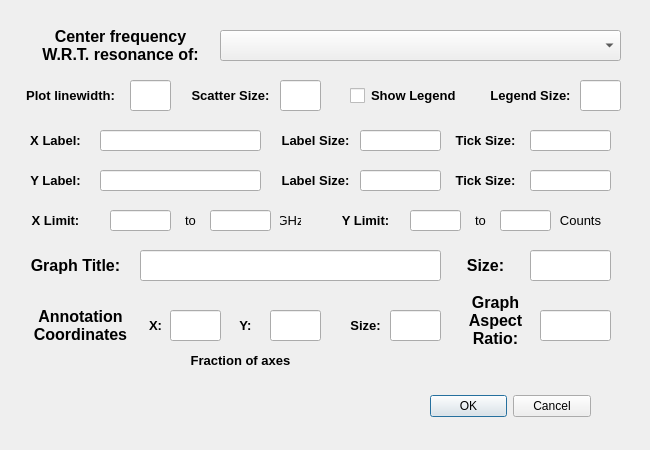
<?xml version="1.0" encoding="UTF-8"?>
<ui version="4.0">
 <class>Dialog</class>
 <widget class="QDialog" name="Dialog">
  <property name="geometry">
   <rect>
    <x>0</x>
    <y>0</y>
    <width>650</width>
    <height>450</height>
   </rect>
  </property>
  <property name="minimumSize">
   <size>
    <width>650</width>
    <height>400</height>
   </size>
  </property>
  <property name="windowTitle">
   <string>Edit Fit Parameters</string>
  </property>
  <widget class="QDialogButtonBox" name="buttonBox">
   <property name="geometry">
    <rect>
     <x>430</x>
     <y>390</y>
     <width>161</width>
     <height>32</height>
    </rect>
   </property>
   <property name="orientation">
    <enum>Qt::Horizontal</enum>
   </property>
   <property name="standardButtons">
    <set>QDialogButtonBox::Cancel|QDialogButtonBox::Ok</set>
   </property>
  </widget>
  <widget class="QLabel" name="label">
   <property name="geometry">
    <rect>
     <x>30</x>
     <y>20</y>
     <width>181</width>
     <height>51</height>
    </rect>
   </property>
   <property name="font">
    <font>
     <pointsize>12</pointsize>
     <weight>75</weight>
     <bold>true</bold>
    </font>
   </property>
   <property name="text">
    <string>Center frequency W.R.T. resonance of:</string>
   </property>
   <property name="alignment">
    <set>Qt::AlignCenter</set>
   </property>
   <property name="wordWrap">
    <bool>true</bool>
   </property>
  </widget>
  <widget class="QComboBox" name="comboBox_ListDataName">
   <property name="geometry">
    <rect>
     <x>220</x>
     <y>30</y>
     <width>401</width>
     <height>31</height>
    </rect>
   </property>
  </widget>
  <widget class="QLabel" name="label_2">
   <property name="geometry">
    <rect>
     <x>20</x>
     <y>80</y>
     <width>101</width>
     <height>31</height>
    </rect>
   </property>
   <property name="font">
    <font>
     <pointsize>10</pointsize>
     <weight>75</weight>
     <bold>true</bold>
    </font>
   </property>
   <property name="text">
    <string>Plot linewidth:</string>
   </property>
   <property name="alignment">
    <set>Qt::AlignCenter</set>
   </property>
   <property name="wordWrap">
    <bool>true</bool>
   </property>
  </widget>
  <widget class="QLineEdit" name="lineEdit_PlotLinewidth">
   <property name="geometry">
    <rect>
     <x>130</x>
     <y>80</y>
     <width>41</width>
     <height>31</height>
    </rect>
   </property>
   <property name="font">
    <font>
     <pointsize>10</pointsize>
    </font>
   </property>
   <property name="alignment">
    <set>Qt::AlignRight|Qt::AlignTrailing|Qt::AlignVCenter</set>
   </property>
  </widget>
  <widget class="QLabel" name="label_3">
   <property name="geometry">
    <rect>
     <x>180</x>
     <y>80</y>
     <width>101</width>
     <height>31</height>
    </rect>
   </property>
   <property name="font">
    <font>
     <pointsize>10</pointsize>
     <weight>75</weight>
     <bold>true</bold>
    </font>
   </property>
   <property name="text">
    <string>Scatter Size:</string>
   </property>
   <property name="alignment">
    <set>Qt::AlignCenter</set>
   </property>
   <property name="wordWrap">
    <bool>true</bool>
   </property>
  </widget>
  <widget class="QLineEdit" name="lineEdit_ScatterSize">
   <property name="geometry">
    <rect>
     <x>280</x>
     <y>80</y>
     <width>41</width>
     <height>31</height>
    </rect>
   </property>
   <property name="font">
    <font>
     <pointsize>10</pointsize>
    </font>
   </property>
   <property name="alignment">
    <set>Qt::AlignRight|Qt::AlignTrailing|Qt::AlignVCenter</set>
   </property>
  </widget>
  <widget class="QLineEdit" name="lineEdit_LegendSize">
   <property name="geometry">
    <rect>
     <x>580</x>
     <y>80</y>
     <width>41</width>
     <height>31</height>
    </rect>
   </property>
   <property name="font">
    <font>
     <pointsize>10</pointsize>
    </font>
   </property>
   <property name="alignment">
    <set>Qt::AlignRight|Qt::AlignTrailing|Qt::AlignVCenter</set>
   </property>
  </widget>
  <widget class="QCheckBox" name="checkBox_ShowLegend">
   <property name="geometry">
    <rect>
     <x>350</x>
     <y>70</y>
     <width>141</width>
     <height>51</height>
    </rect>
   </property>
   <property name="font">
    <font>
     <pointsize>10</pointsize>
     <weight>75</weight>
     <bold>true</bold>
    </font>
   </property>
   <property name="styleSheet">
    <string notr="true">QCheckBox::indicator {
     width: 15px;
     height: 15px;
}</string>
   </property>
   <property name="text">
    <string>Show Legend</string>
   </property>
   <property name="iconSize">
    <size>
     <width>20</width>
     <height>20</height>
    </size>
   </property>
  </widget>
  <widget class="QLabel" name="label_4">
   <property name="geometry">
    <rect>
     <x>480</x>
     <y>70</y>
     <width>101</width>
     <height>51</height>
    </rect>
   </property>
   <property name="font">
    <font>
     <pointsize>10</pointsize>
     <weight>75</weight>
     <bold>true</bold>
    </font>
   </property>
   <property name="text">
    <string>Legend Size:</string>
   </property>
   <property name="alignment">
    <set>Qt::AlignCenter</set>
   </property>
   <property name="wordWrap">
    <bool>true</bool>
   </property>
  </widget>
  <widget class="QLabel" name="label_5">
   <property name="geometry">
    <rect>
     <x>20</x>
     <y>130</y>
     <width>71</width>
     <height>21</height>
    </rect>
   </property>
   <property name="font">
    <font>
     <pointsize>10</pointsize>
     <weight>75</weight>
     <bold>true</bold>
    </font>
   </property>
   <property name="text">
    <string>X Label:</string>
   </property>
   <property name="alignment">
    <set>Qt::AlignCenter</set>
   </property>
   <property name="wordWrap">
    <bool>true</bool>
   </property>
  </widget>
  <widget class="QLineEdit" name="lineEdit_XLabel">
   <property name="geometry">
    <rect>
     <x>100</x>
     <y>130</y>
     <width>161</width>
     <height>21</height>
    </rect>
   </property>
   <property name="font">
    <font>
     <pointsize>10</pointsize>
    </font>
   </property>
   <property name="alignment">
    <set>Qt::AlignRight|Qt::AlignTrailing|Qt::AlignVCenter</set>
   </property>
  </widget>
  <widget class="QLabel" name="label_6">
   <property name="geometry">
    <rect>
     <x>270</x>
     <y>130</y>
     <width>91</width>
     <height>21</height>
    </rect>
   </property>
   <property name="font">
    <font>
     <pointsize>10</pointsize>
     <weight>75</weight>
     <bold>true</bold>
    </font>
   </property>
   <property name="text">
    <string>Label Size:</string>
   </property>
   <property name="alignment">
    <set>Qt::AlignCenter</set>
   </property>
   <property name="wordWrap">
    <bool>true</bool>
   </property>
  </widget>
  <widget class="QLineEdit" name="lineEdit_XLabelSize">
   <property name="geometry">
    <rect>
     <x>360</x>
     <y>130</y>
     <width>81</width>
     <height>21</height>
    </rect>
   </property>
   <property name="font">
    <font>
     <pointsize>10</pointsize>
    </font>
   </property>
   <property name="alignment">
    <set>Qt::AlignRight|Qt::AlignTrailing|Qt::AlignVCenter</set>
   </property>
  </widget>
  <widget class="QLabel" name="label_7">
   <property name="geometry">
    <rect>
     <x>450</x>
     <y>130</y>
     <width>71</width>
     <height>21</height>
    </rect>
   </property>
   <property name="font">
    <font>
     <pointsize>10</pointsize>
     <weight>75</weight>
     <bold>true</bold>
    </font>
   </property>
   <property name="text">
    <string>Tick Size:</string>
   </property>
   <property name="alignment">
    <set>Qt::AlignCenter</set>
   </property>
   <property name="wordWrap">
    <bool>true</bool>
   </property>
  </widget>
  <widget class="QLineEdit" name="lineEdit_XTickSize">
   <property name="geometry">
    <rect>
     <x>530</x>
     <y>130</y>
     <width>81</width>
     <height>21</height>
    </rect>
   </property>
   <property name="font">
    <font>
     <pointsize>10</pointsize>
    </font>
   </property>
   <property name="alignment">
    <set>Qt::AlignRight|Qt::AlignTrailing|Qt::AlignVCenter</set>
   </property>
  </widget>
  <widget class="QLabel" name="label_8">
   <property name="geometry">
    <rect>
     <x>270</x>
     <y>170</y>
     <width>91</width>
     <height>21</height>
    </rect>
   </property>
   <property name="font">
    <font>
     <pointsize>10</pointsize>
     <weight>75</weight>
     <bold>true</bold>
    </font>
   </property>
   <property name="text">
    <string>Label Size:</string>
   </property>
   <property name="alignment">
    <set>Qt::AlignCenter</set>
   </property>
   <property name="wordWrap">
    <bool>true</bool>
   </property>
  </widget>
  <widget class="QLabel" name="label_9">
   <property name="geometry">
    <rect>
     <x>20</x>
     <y>170</y>
     <width>71</width>
     <height>21</height>
    </rect>
   </property>
   <property name="font">
    <font>
     <pointsize>10</pointsize>
     <weight>75</weight>
     <bold>true</bold>
    </font>
   </property>
   <property name="text">
    <string>Y Label:</string>
   </property>
   <property name="alignment">
    <set>Qt::AlignCenter</set>
   </property>
   <property name="wordWrap">
    <bool>true</bool>
   </property>
  </widget>
  <widget class="QLineEdit" name="lineEdit_YLabel">
   <property name="geometry">
    <rect>
     <x>100</x>
     <y>170</y>
     <width>161</width>
     <height>21</height>
    </rect>
   </property>
   <property name="font">
    <font>
     <pointsize>10</pointsize>
    </font>
   </property>
   <property name="alignment">
    <set>Qt::AlignRight|Qt::AlignTrailing|Qt::AlignVCenter</set>
   </property>
  </widget>
  <widget class="QLineEdit" name="lineEdit_YLabelSize">
   <property name="geometry">
    <rect>
     <x>360</x>
     <y>170</y>
     <width>81</width>
     <height>21</height>
    </rect>
   </property>
   <property name="font">
    <font>
     <pointsize>10</pointsize>
    </font>
   </property>
   <property name="alignment">
    <set>Qt::AlignRight|Qt::AlignTrailing|Qt::AlignVCenter</set>
   </property>
  </widget>
  <widget class="QLabel" name="label_10">
   <property name="geometry">
    <rect>
     <x>450</x>
     <y>170</y>
     <width>71</width>
     <height>21</height>
    </rect>
   </property>
   <property name="font">
    <font>
     <pointsize>10</pointsize>
     <weight>75</weight>
     <bold>true</bold>
    </font>
   </property>
   <property name="text">
    <string>Tick Size:</string>
   </property>
   <property name="alignment">
    <set>Qt::AlignCenter</set>
   </property>
   <property name="wordWrap">
    <bool>true</bool>
   </property>
  </widget>
  <widget class="QLineEdit" name="lineEdit_YTickSize">
   <property name="geometry">
    <rect>
     <x>530</x>
     <y>170</y>
     <width>81</width>
     <height>21</height>
    </rect>
   </property>
   <property name="font">
    <font>
     <pointsize>10</pointsize>
    </font>
   </property>
   <property name="alignment">
    <set>Qt::AlignRight|Qt::AlignTrailing|Qt::AlignVCenter</set>
   </property>
  </widget>
  <widget class="QLabel" name="label_11">
   <property name="geometry">
    <rect>
     <x>20</x>
     <y>250</y>
     <width>111</width>
     <height>31</height>
    </rect>
   </property>
   <property name="font">
    <font>
     <pointsize>12</pointsize>
     <weight>75</weight>
     <bold>true</bold>
    </font>
   </property>
   <property name="text">
    <string>Graph Title:</string>
   </property>
   <property name="alignment">
    <set>Qt::AlignCenter</set>
   </property>
   <property name="wordWrap">
    <bool>true</bool>
   </property>
  </widget>
  <widget class="QLineEdit" name="lineEdit_GraphTitle">
   <property name="geometry">
    <rect>
     <x>140</x>
     <y>250</y>
     <width>301</width>
     <height>31</height>
    </rect>
   </property>
   <property name="font">
    <font>
     <pointsize>12</pointsize>
    </font>
   </property>
   <property name="alignment">
    <set>Qt::AlignRight|Qt::AlignTrailing|Qt::AlignVCenter</set>
   </property>
  </widget>
  <widget class="QLabel" name="label_12">
   <property name="geometry">
    <rect>
     <x>450</x>
     <y>250</y>
     <width>71</width>
     <height>31</height>
    </rect>
   </property>
   <property name="font">
    <font>
     <pointsize>12</pointsize>
     <weight>75</weight>
     <bold>true</bold>
    </font>
   </property>
   <property name="text">
    <string>Size:</string>
   </property>
   <property name="alignment">
    <set>Qt::AlignCenter</set>
   </property>
   <property name="wordWrap">
    <bool>true</bool>
   </property>
  </widget>
  <widget class="QLineEdit" name="lineEdit_GraphTitleSize">
   <property name="geometry">
    <rect>
     <x>530</x>
     <y>250</y>
     <width>81</width>
     <height>31</height>
    </rect>
   </property>
   <property name="font">
    <font>
     <pointsize>12</pointsize>
    </font>
   </property>
   <property name="alignment">
    <set>Qt::AlignRight|Qt::AlignTrailing|Qt::AlignVCenter</set>
   </property>
  </widget>
  <widget class="QLabel" name="label_13">
   <property name="geometry">
    <rect>
     <x>20</x>
     <y>300</y>
     <width>121</width>
     <height>51</height>
    </rect>
   </property>
   <property name="font">
    <font>
     <pointsize>12</pointsize>
     <weight>75</weight>
     <bold>true</bold>
    </font>
   </property>
   <property name="text">
    <string>Annotation Coordinates</string>
   </property>
   <property name="alignment">
    <set>Qt::AlignCenter</set>
   </property>
   <property name="wordWrap">
    <bool>true</bool>
   </property>
  </widget>
  <widget class="QLabel" name="label_14">
   <property name="geometry">
    <rect>
     <x>140</x>
     <y>310</y>
     <width>31</width>
     <height>31</height>
    </rect>
   </property>
   <property name="font">
    <font>
     <pointsize>10</pointsize>
     <weight>75</weight>
     <bold>true</bold>
    </font>
   </property>
   <property name="text">
    <string>X:</string>
   </property>
   <property name="alignment">
    <set>Qt::AlignCenter</set>
   </property>
   <property name="wordWrap">
    <bool>true</bool>
   </property>
  </widget>
  <widget class="QLineEdit" name="lineEdit_AnnotationX">
   <property name="geometry">
    <rect>
     <x>170</x>
     <y>310</y>
     <width>51</width>
     <height>31</height>
    </rect>
   </property>
   <property name="font">
    <font>
     <pointsize>10</pointsize>
    </font>
   </property>
   <property name="alignment">
    <set>Qt::AlignRight|Qt::AlignTrailing|Qt::AlignVCenter</set>
   </property>
  </widget>
  <widget class="QLineEdit" name="lineEdit_AnnotationY">
   <property name="geometry">
    <rect>
     <x>270</x>
     <y>310</y>
     <width>51</width>
     <height>31</height>
    </rect>
   </property>
   <property name="font">
    <font>
     <pointsize>10</pointsize>
    </font>
   </property>
   <property name="text">
    <string/>
   </property>
   <property name="alignment">
    <set>Qt::AlignRight|Qt::AlignTrailing|Qt::AlignVCenter</set>
   </property>
  </widget>
  <widget class="QLabel" name="label_15">
   <property name="geometry">
    <rect>
     <x>230</x>
     <y>310</y>
     <width>31</width>
     <height>31</height>
    </rect>
   </property>
   <property name="font">
    <font>
     <pointsize>10</pointsize>
     <weight>75</weight>
     <bold>true</bold>
    </font>
   </property>
   <property name="text">
    <string>Y:</string>
   </property>
   <property name="alignment">
    <set>Qt::AlignCenter</set>
   </property>
   <property name="wordWrap">
    <bool>true</bool>
   </property>
  </widget>
  <widget class="QLabel" name="label_16">
   <property name="geometry">
    <rect>
     <x>170</x>
     <y>350</y>
     <width>141</width>
     <height>21</height>
    </rect>
   </property>
   <property name="font">
    <font>
     <pointsize>10</pointsize>
     <weight>75</weight>
     <bold>true</bold>
    </font>
   </property>
   <property name="text">
    <string>Fraction of axes</string>
   </property>
   <property name="alignment">
    <set>Qt::AlignCenter</set>
   </property>
   <property name="wordWrap">
    <bool>true</bool>
   </property>
  </widget>
  <widget class="QLabel" name="label_17">
   <property name="geometry">
    <rect>
     <x>340</x>
     <y>310</y>
     <width>51</width>
     <height>31</height>
    </rect>
   </property>
   <property name="font">
    <font>
     <pointsize>10</pointsize>
     <weight>75</weight>
     <bold>true</bold>
    </font>
   </property>
   <property name="text">
    <string>Size:</string>
   </property>
   <property name="alignment">
    <set>Qt::AlignCenter</set>
   </property>
   <property name="wordWrap">
    <bool>true</bool>
   </property>
  </widget>
  <widget class="QLineEdit" name="lineEdit_AnnotationSize">
   <property name="geometry">
    <rect>
     <x>390</x>
     <y>310</y>
     <width>51</width>
     <height>31</height>
    </rect>
   </property>
   <property name="font">
    <font>
     <pointsize>12</pointsize>
    </font>
   </property>
   <property name="alignment">
    <set>Qt::AlignRight|Qt::AlignTrailing|Qt::AlignVCenter</set>
   </property>
  </widget>
  <widget class="QLabel" name="label_18">
   <property name="geometry">
    <rect>
     <x>450</x>
     <y>280</y>
     <width>91</width>
     <height>81</height>
    </rect>
   </property>
   <property name="font">
    <font>
     <pointsize>12</pointsize>
     <weight>75</weight>
     <bold>true</bold>
    </font>
   </property>
   <property name="text">
    <string>Graph Aspect Ratio:</string>
   </property>
   <property name="alignment">
    <set>Qt::AlignCenter</set>
   </property>
   <property name="wordWrap">
    <bool>true</bool>
   </property>
  </widget>
  <widget class="QLineEdit" name="lineEdit_GraphAspectRatio">
   <property name="geometry">
    <rect>
     <x>540</x>
     <y>310</y>
     <width>71</width>
     <height>31</height>
    </rect>
   </property>
   <property name="font">
    <font>
     <pointsize>12</pointsize>
    </font>
   </property>
   <property name="alignment">
    <set>Qt::AlignRight|Qt::AlignTrailing|Qt::AlignVCenter</set>
   </property>
  </widget>
  <widget class="QLineEdit" name="lineEdit_XLimitLow">
   <property name="geometry">
    <rect>
     <x>110</x>
     <y>210</y>
     <width>61</width>
     <height>21</height>
    </rect>
   </property>
   <property name="font">
    <font>
     <pointsize>10</pointsize>
    </font>
   </property>
   <property name="text">
    <string/>
   </property>
   <property name="alignment">
    <set>Qt::AlignRight|Qt::AlignTrailing|Qt::AlignVCenter</set>
   </property>
  </widget>
  <widget class="QLabel" name="label_20">
   <property name="geometry">
    <rect>
     <x>20</x>
     <y>210</y>
     <width>71</width>
     <height>21</height>
    </rect>
   </property>
   <property name="font">
    <font>
     <pointsize>10</pointsize>
     <weight>75</weight>
     <bold>true</bold>
    </font>
   </property>
   <property name="text">
    <string>X Limit:</string>
   </property>
   <property name="alignment">
    <set>Qt::AlignCenter</set>
   </property>
   <property name="wordWrap">
    <bool>true</bool>
   </property>
  </widget>
  <widget class="QLineEdit" name="lineEdit_XLimitHigh">
   <property name="geometry">
    <rect>
     <x>210</x>
     <y>210</y>
     <width>61</width>
     <height>21</height>
    </rect>
   </property>
   <property name="font">
    <font>
     <pointsize>10</pointsize>
    </font>
   </property>
   <property name="text">
    <string/>
   </property>
   <property name="alignment">
    <set>Qt::AlignRight|Qt::AlignTrailing|Qt::AlignVCenter</set>
   </property>
  </widget>
  <widget class="QLabel" name="label_21">
   <property name="geometry">
    <rect>
     <x>180</x>
     <y>210</y>
     <width>21</width>
     <height>21</height>
    </rect>
   </property>
   <property name="font">
    <font>
     <pointsize>10</pointsize>
     <weight>50</weight>
     <bold>false</bold>
    </font>
   </property>
   <property name="text">
    <string>to</string>
   </property>
   <property name="alignment">
    <set>Qt::AlignCenter</set>
   </property>
   <property name="wordWrap">
    <bool>true</bool>
   </property>
  </widget>
  <widget class="QLineEdit" name="lineEdit_YLimitHigh">
   <property name="geometry">
    <rect>
     <x>500</x>
     <y>210</y>
     <width>51</width>
     <height>21</height>
    </rect>
   </property>
   <property name="font">
    <font>
     <pointsize>10</pointsize>
    </font>
   </property>
   <property name="text">
    <string/>
   </property>
   <property name="alignment">
    <set>Qt::AlignRight|Qt::AlignTrailing|Qt::AlignVCenter</set>
   </property>
  </widget>
  <widget class="QLabel" name="label_22">
   <property name="geometry">
    <rect>
     <x>330</x>
     <y>210</y>
     <width>71</width>
     <height>21</height>
    </rect>
   </property>
   <property name="font">
    <font>
     <pointsize>10</pointsize>
     <weight>75</weight>
     <bold>true</bold>
    </font>
   </property>
   <property name="text">
    <string>Y Limit:</string>
   </property>
   <property name="alignment">
    <set>Qt::AlignCenter</set>
   </property>
   <property name="wordWrap">
    <bool>true</bool>
   </property>
  </widget>
  <widget class="QLineEdit" name="lineEdit_YLimitLow">
   <property name="geometry">
    <rect>
     <x>410</x>
     <y>210</y>
     <width>51</width>
     <height>21</height>
    </rect>
   </property>
   <property name="font">
    <font>
     <pointsize>10</pointsize>
    </font>
   </property>
   <property name="text">
    <string/>
   </property>
   <property name="alignment">
    <set>Qt::AlignRight|Qt::AlignTrailing|Qt::AlignVCenter</set>
   </property>
  </widget>
  <widget class="QLabel" name="label_23">
   <property name="geometry">
    <rect>
     <x>470</x>
     <y>210</y>
     <width>21</width>
     <height>21</height>
    </rect>
   </property>
   <property name="font">
    <font>
     <pointsize>10</pointsize>
     <weight>50</weight>
     <bold>false</bold>
    </font>
   </property>
   <property name="text">
    <string>to</string>
   </property>
   <property name="alignment">
    <set>Qt::AlignCenter</set>
   </property>
   <property name="wordWrap">
    <bool>true</bool>
   </property>
  </widget>
  <widget class="QLabel" name="label_24">
   <property name="geometry">
    <rect>
     <x>280</x>
     <y>210</y>
     <width>21</width>
     <height>21</height>
    </rect>
   </property>
   <property name="font">
    <font>
     <pointsize>10</pointsize>
     <weight>50</weight>
     <bold>false</bold>
    </font>
   </property>
   <property name="text">
    <string>GHz</string>
   </property>
   <property name="alignment">
    <set>Qt::AlignCenter</set>
   </property>
   <property name="wordWrap">
    <bool>true</bool>
   </property>
  </widget>
  <widget class="QLabel" name="label_25">
   <property name="geometry">
    <rect>
     <x>560</x>
     <y>210</y>
     <width>41</width>
     <height>21</height>
    </rect>
   </property>
   <property name="font">
    <font>
     <pointsize>10</pointsize>
     <weight>50</weight>
     <bold>false</bold>
    </font>
   </property>
   <property name="text">
    <string>Counts</string>
   </property>
   <property name="alignment">
    <set>Qt::AlignCenter</set>
   </property>
   <property name="wordWrap">
    <bool>true</bool>
   </property>
  </widget>
 </widget>
 <resources/>
 <connections>
  <connection>
   <sender>buttonBox</sender>
   <signal>accepted()</signal>
   <receiver>Dialog</receiver>
   <slot>accept()</slot>
   <hints>
    <hint type="sourcelabel">
     <x>248</x>
     <y>254</y>
    </hint>
    <hint type="destinationlabel">
     <x>157</x>
     <y>274</y>
    </hint>
   </hints>
  </connection>
  <connection>
   <sender>buttonBox</sender>
   <signal>rejected()</signal>
   <receiver>Dialog</receiver>
   <slot>reject()</slot>
   <hints>
    <hint type="sourcelabel">
     <x>316</x>
     <y>260</y>
    </hint>
    <hint type="destinationlabel">
     <x>286</x>
     <y>274</y>
    </hint>
   </hints>
  </connection>
 </connections>
</ui>
